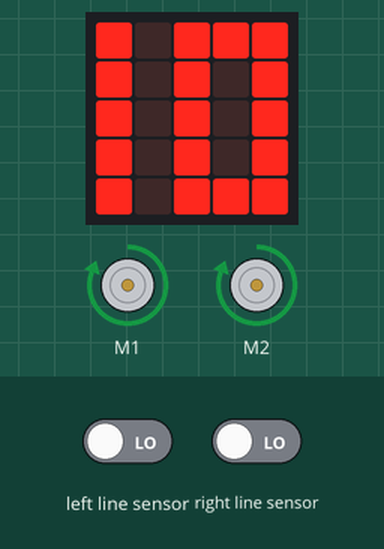
Simulated run of this program. Board: BBC micro:bit (MakeCode). Shown: the board's 5×5 LED display, 2 × DC motor (green arrow = forward, orange = backward, longer = faster). Inputs (shaded band) come from the test bench; at power-on: left line sensor LOW, right line sensor LOW.

Above: at 6.6 s.
6.7 s: left line sensor driven HIGH
At 7.4 s:
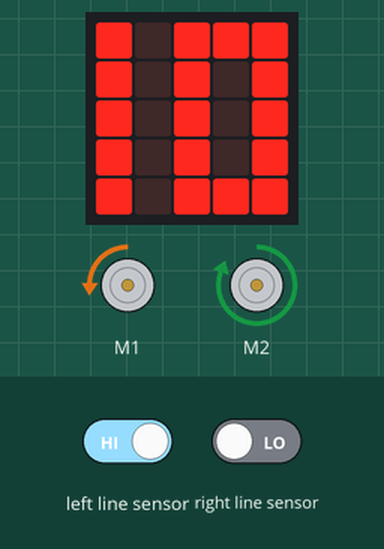
8.2 s: right line sensor driven HIGH
At 9.3 s:
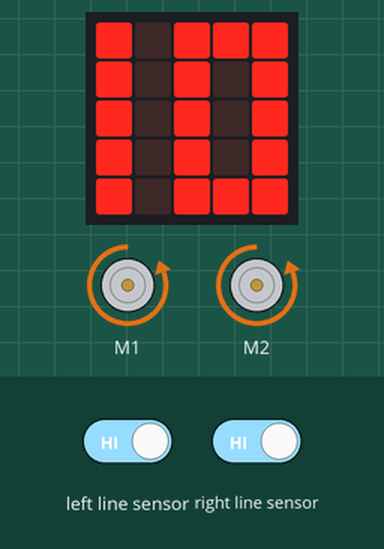
11.2 s: left line sensor driven LOW
13.3 s: right line sensor driven LOW
At 14.5 s:
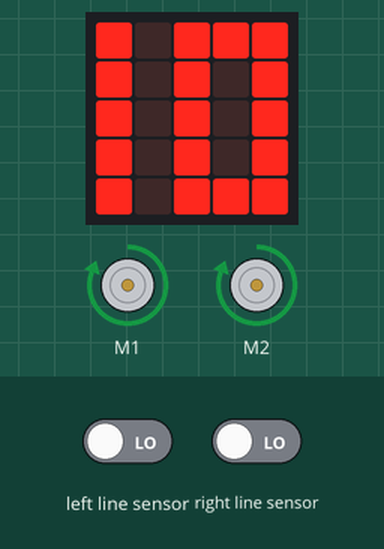
Timing chart, 0 to 16.3 s (numbered marks = the images above; inputs shaded):
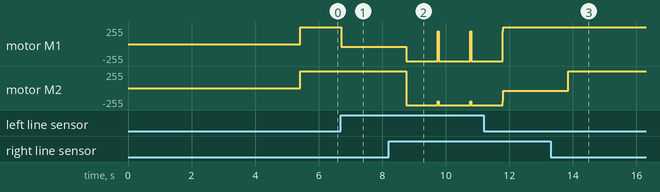

The program:

main.ts
```typescript
basic.showLeds(`
    # . # # #
    # . # . #
    # . # . #
    # . # . #
    # . # # #
    `)
basic.pause(5000)
basic.forever(function () {
    if (maqueen.readPatrol(maqueen.Patrol.PatrolLeft) == 0 && maqueen.readPatrol(maqueen.Patrol.PatrolRight) == 0) {
        maqueen.motorRun(maqueen.Motors.All, maqueen.Dir.CW, 255)
    } else if (maqueen.readPatrol(maqueen.Patrol.PatrolRight) == 1 && maqueen.readPatrol(maqueen.Patrol.PatrolLeft) == 1) {
        maqueen.motorRun(maqueen.Motors.All, maqueen.Dir.CCW, 255)
        basic.pause(1000)
        maqueen.motorRun(maqueen.Motors.M1, maqueen.Dir.CW, 195)
        maqueen.motorRun(maqueen.Motors.M2, maqueen.Dir.CCW, 200)
    } else if (maqueen.readPatrol(maqueen.Patrol.PatrolRight) == 1 && maqueen.readPatrol(maqueen.Patrol.PatrolLeft) == 0) {
        maqueen.motorRun(maqueen.Motors.M1, maqueen.Dir.CW, 255)
        maqueen.motorRun(maqueen.Motors.M2, maqueen.Dir.CCW, 40)
        basic.pause(1000)
    } else if (maqueen.readPatrol(maqueen.Patrol.PatrolRight) == 0 && maqueen.readPatrol(maqueen.Patrol.PatrolLeft) == 1) {
        maqueen.motorRun(maqueen.Motors.M2, maqueen.Dir.CW, 255)
        maqueen.motorRun(maqueen.Motors.M1, maqueen.Dir.CCW, 40)
        basic.pause(1000)
    } else if (maqueen.readPatrol(maqueen.Patrol.PatrolRight) == 1 && maqueen.readPatrol(maqueen.Patrol.PatrolLeft) == 1) {
        maqueen.motorRun(maqueen.Motors.All, maqueen.Dir.CCW, 255)
        basic.pause(1000)
        maqueen.motorRun(maqueen.Motors.M1, maqueen.Dir.CCW, 255)
    } else {
        maqueen.motorStop(maqueen.Motors.All)
    }
})
```

test.ts
```typescript
// aquí va el archivo "tests"; esto no se compilará cuando este paquete se utilice como una extensión.
```

Measured:
- after the input at 6.7 s, motor M1: forward 255/255 → backward 40/255 at once
- after the input at 8.2 s, motor M1: backward 40/255 → backward 255/255 after 0.55 s; motor M2: forward 255/255 → backward 255/255 after 0.55 s
- after the input at 13.3 s, motor M2: backward 40/255 → forward 255/255 after 0.56 s
